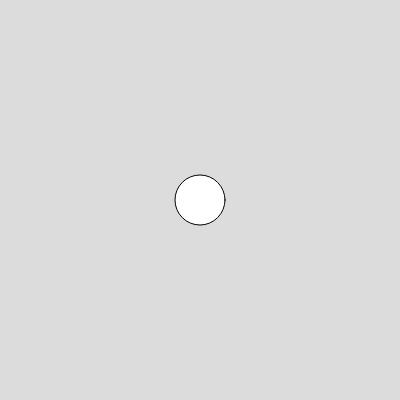
Frame 1 (no input)
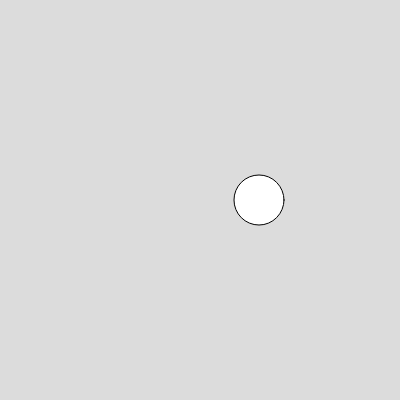
Frame 60 (no input)
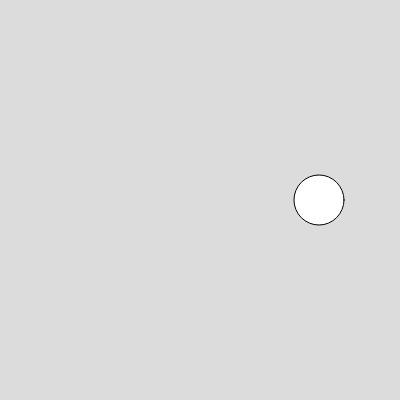
Frame 120 (the mouse pressed at the canvas centre since frame 60)

The p5.js sketch that drew these frames (run headless with seeded random() and noise() and a simulated clock; from frame 60 on, the mouse is pressed at the canvas centre):

// p5.js sketch
// ── sketch.js
// https://editor.p5js.org/jht9629-nyu/sketches/McSx2DWxL
// Bounce example

let x = 200
let s = 1

function setup() {
  createCanvas(400, 400);
}

function draw() {
  background(220);
  circle(x,200,50);
  x = x + s
  if (x > width) {
    // x = 200
    s = -1
  }
  if (x <= 0) {
    s = 1
  }
}
